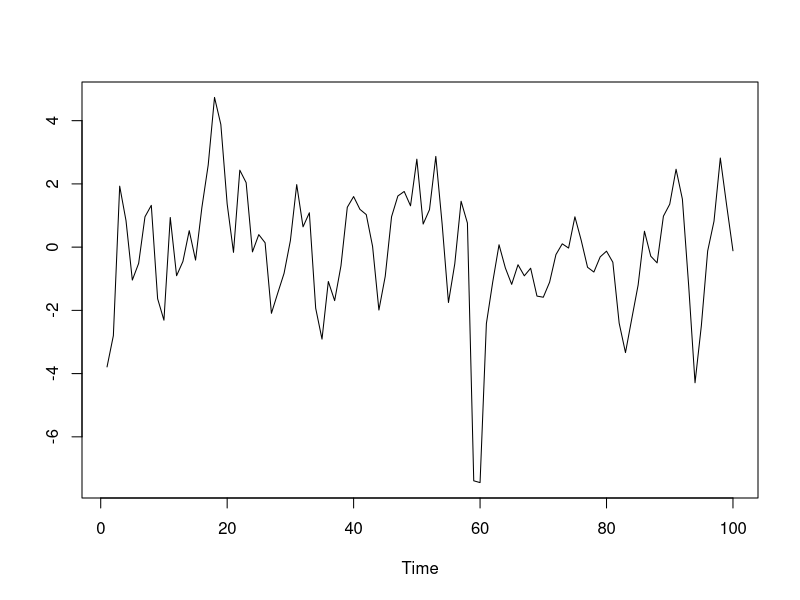
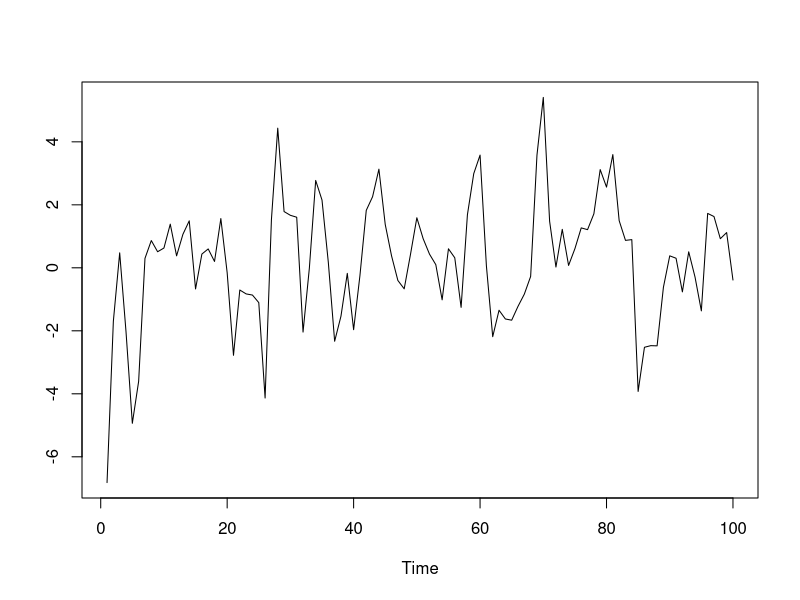
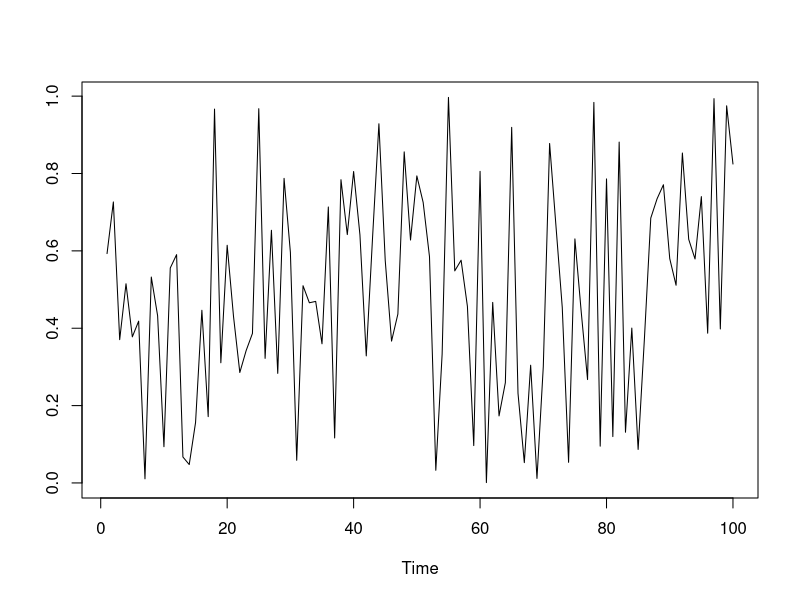
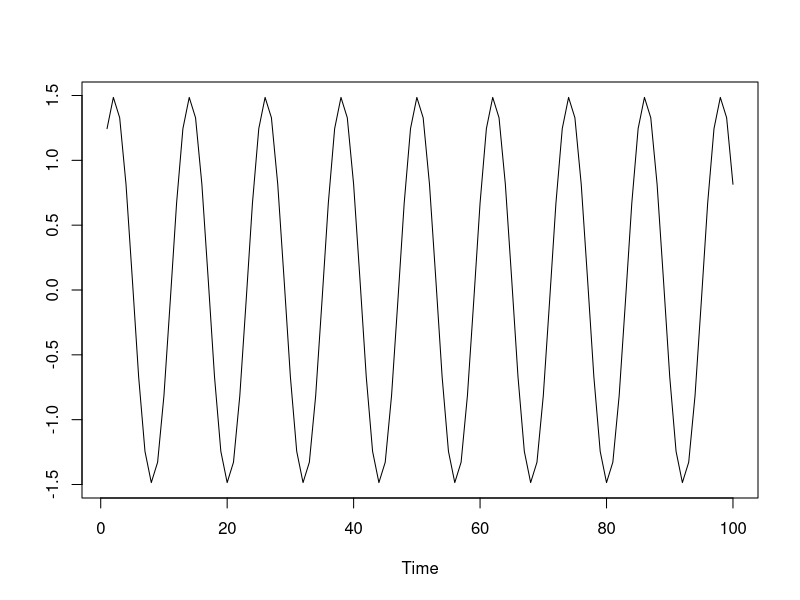
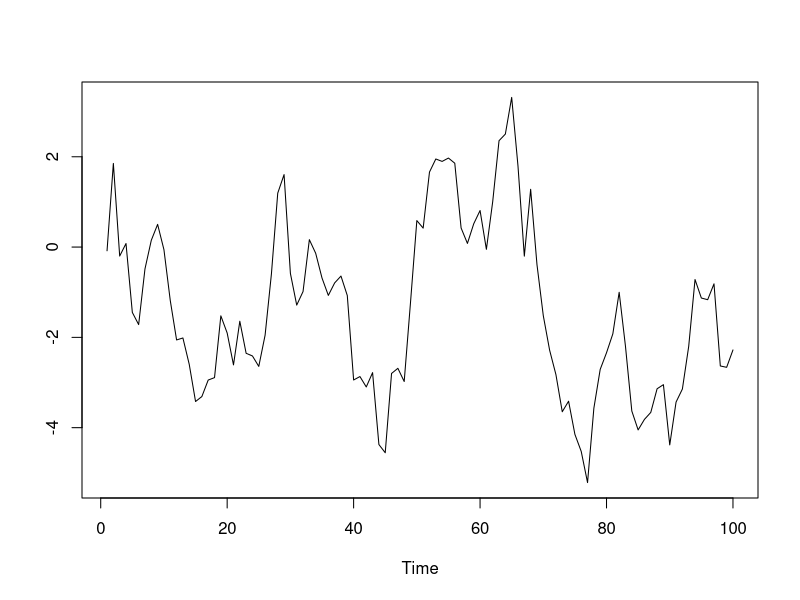
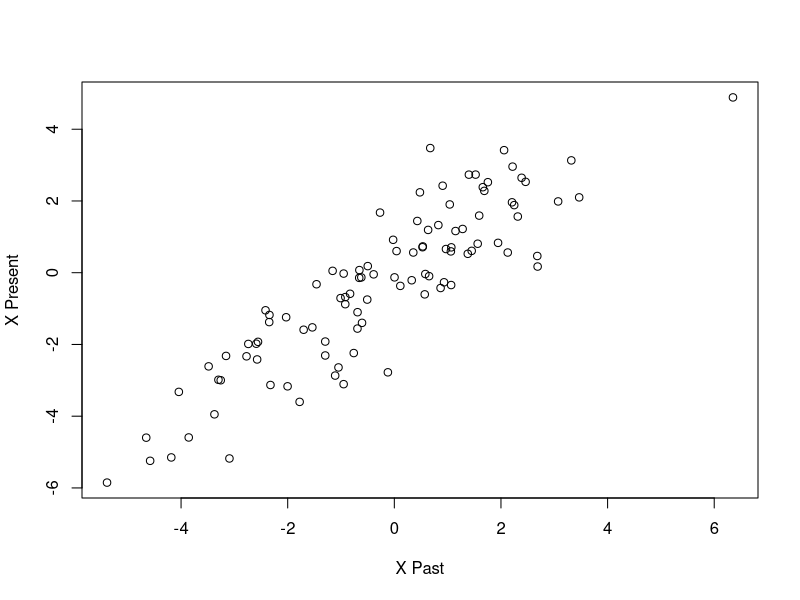
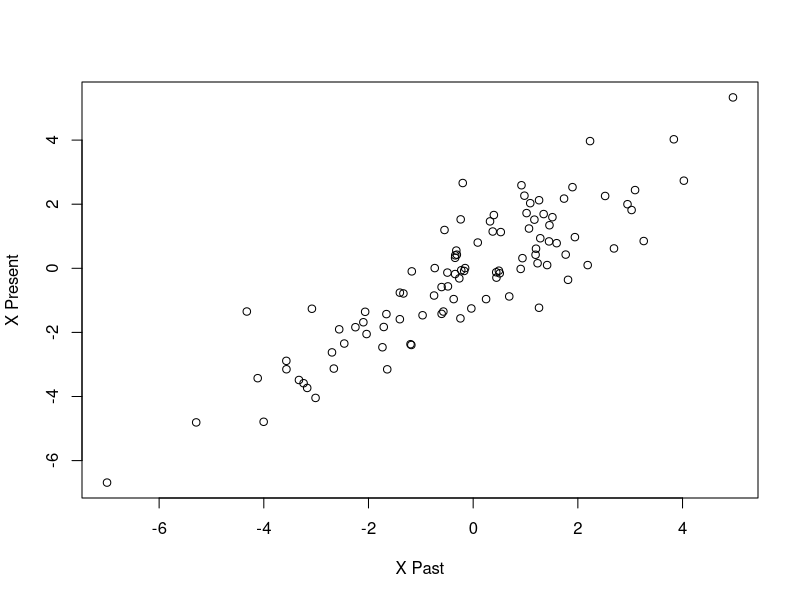
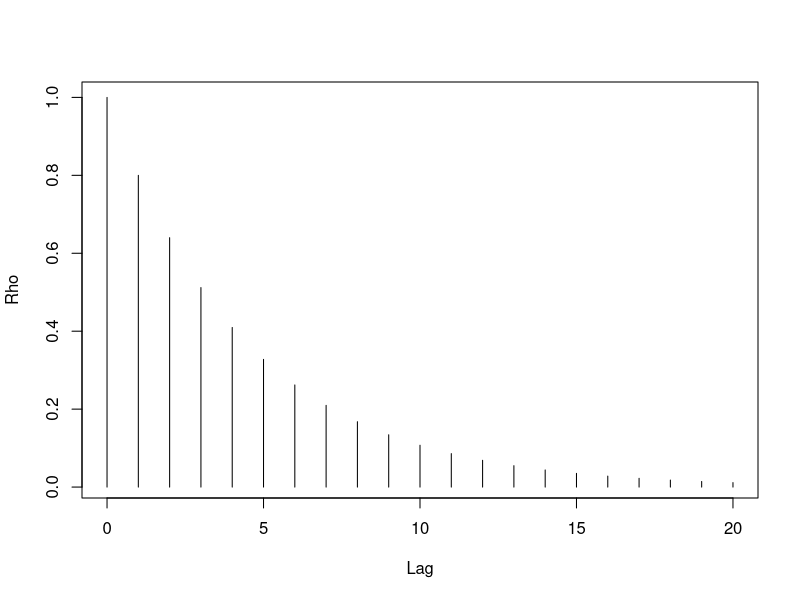

Source code (R) for these figures, in order:
## ---- chunk 1
knitr::opts_knit$set(root.dir = "Data")
## ---- chunk 2
Sigma <- rbind(c(2,1),c(1,4))
mu <- c(1,2)
B <- t(chol(Sigma))
z <- matrix(rnorm(2*100),nrow=2)
x <- B %*% z + mu
print(colMeans(t(x)))
print(var(t(x))) ## var matrice ? comment est calculé ?
## ---- chunk 3
set.seed(777)
n <- 100
z <- rt(n+1,df=4)		# heavy-tailed input
theta <- .8
x <- z[-1] + theta*z[-(n+1)]
plot(ts(x),xlab="Time",ylab="")
## ---- chunk 4
set.seed(888)
n <- 100
z <- rt(n+1,df=4)		# heavy-tailed input
theta <- .8
x <- z[-1] + theta*z[-(n+1)]
plot(ts(x),xlab="Time",ylab="")
## ---- chunk 5
set.seed(111)
n <- 100
x <- runif(n)
plot(ts(x),xlab="Time",ylab="")
## ---- chunk 6
n <- 100
set.seed(222)
A <- rnorm(1) # une seule rea pour A
set.seed(223)
phi <- 2*pi*runif(1) # une seule rea pour phi 
lambda <- pi/6 # le nu
set.seed(224)
x <- A*cos(seq(1,n)*lambda + phi) # seq(1,n) le temps
plot(ts(x),xlab="Time",ylab="")
## ---- chunk 7
set.seed(333)
n <- 100
z <- rnorm(n)
x <- rep(0,n)
x0 <- 0
x[1] <- x0 + z[1]
for(t in 2:n) { x[t] <- x[t-1] + z[t] }
plot(ts(x),xlab="Time",ylab="")
## ---- chunk 8
x1 <- NULL
x2 <- NULL
x3 <- NULL
x4 <- NULL


for(i in 1:100) { #pas de i dans la boucle

z <- rnorm(10)
x <- rep(0,10)
phi <- .9
x0 <- rnorm(1)/sqrt(1-phi^2) # init pour variance identique 
x[1] <- phi*x0 + z[1]
for(t in 2:10) { x[t] <- phi*x[t-1] + z[t] }

x1 <- c(x1,x[1])
x2 <- c(x2,x[2])
x3 <- c(x3,x[3])
x4 <- c(x4,x[4])
}

plot(x2,x1,xlab="X Past",ylab="X Present")

plot(x4,x3,xlab="X Past",ylab="X Present")
## ---- chunk 9
phi <- .8
rho <- phi^seq(0,20)
plot(ts(rho,start=0),xlab="Lag",ylab="Rho",type ="h")
## ---- chunk 10
rho <- .8
gamma <- rho^seq(0,5)/(1-rho^2)
gamma_mat <- toeplitz(gamma)
gamma_mat
## ---- chunk 11
n <- 100
set.seed(123)
z <- rnorm(n)
x <- rep(0,n)
phi <- .9
x0 <- rnorm(1)/sqrt(1-phi^2)
x[1] <- phi*x0 + z[1]
for(t in 2:n) { x[t] <- phi*x[t-1] + z[t] }
plot(ts(x),xlab="Time",ylab="")
## ---- chunk 12
set.seed(777)
n <- 100
z <- rnorm(n+1)		# Gaussian input
theta <- .8
x <- z[-1] + theta*z[-(n+1)]
plot(ts(x),xlab="Time",ylab="")
## ---- chunk 13
set.seed(555)
n <- 100
z <- rnorm(n+2)		# Gaussian input
theta1 <- .9
theta2 <- .2
x <- z[-c(1,2)] + theta1*z[-c(1,n+2)] + theta2*z[-c(n+1,n+2)]
plot(ts(x),xlab="Time",ylab="")
## ---- chunk 14
n <- 101
z <- rnorm(n)
x <- z[-n]*z[-1]
plot(ts(x),xlab="Time",ylab="")
#acf(x)
## ---- chunk 15
n <- 100
z <- rnorm(n)
y <- runif(n,-3^(1/2),3^(1/2))
x <- matrix(t(cbind(y,z)),ncol=1)
plot(ts(x),xlab="Time",ylab="")
#acf(x)
## ---- chunk 16
n <- 101
z <- rnorm(n)
alpha <- .2
beta <- .3
x <- 0
for(t in 2:n) { x <- c(x,z[t]*sqrt(alpha + beta*x[t-1]^2)) }
plot(ts(x),xlab="Time",ylab="")
#acf(x)
